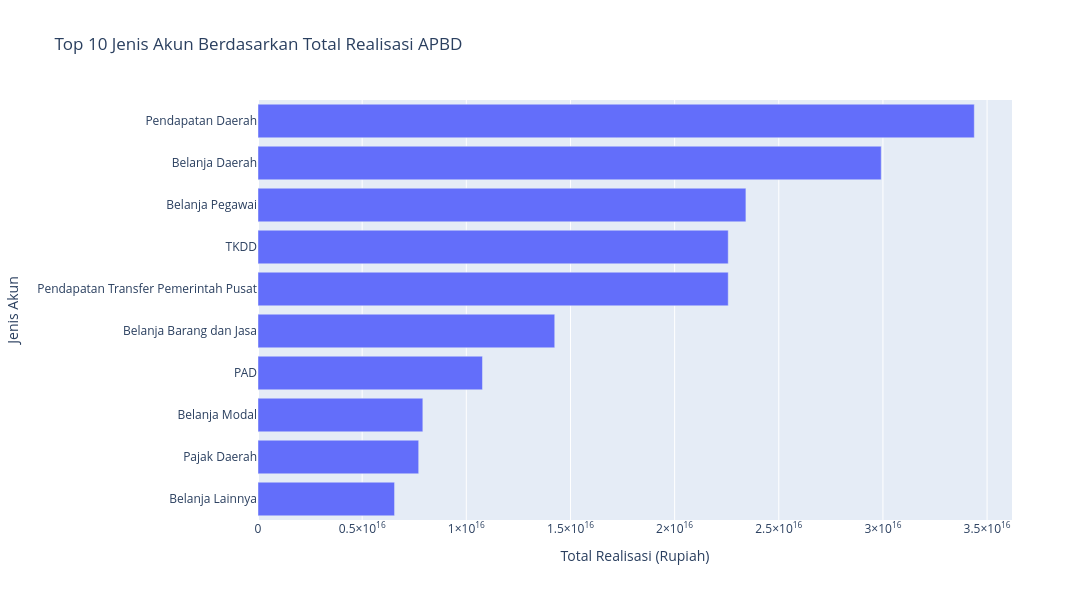

The notebook cell saved with this chart:
### Code cell
# Mengambil 10 akun dengan total realisasi terbesar
top10_akun = df_akun.head(10).sort(
    "total_realisasi"
)

fig = px.bar(
    top10_akun,
    x="total_realisasi",
    y="akun",
    orientation="h",
    title="Top 10 Jenis Akun Berdasarkan Total Realisasi APBD",
    labels={
        "akun": "Jenis Akun",
        "total_realisasi": "Total Realisasi (Rupiah)"
    }
)

fig.update_layout(
    width=1100,
    height=600,
    yaxis={"categoryorder": "total ascending"}
)

fig.show()

### Figure 1 — Plotly figure (JSON) as saved in the notebook; plotly's stock layout.template omitted (floating-point values rounded to 4 significant figures)
{"data": [{"hovertemplate": "Total Realisasi (Rupiah)=%{x}<br>Jenis Akun=%{y}<extra></extra>", "legendgroup": "", "marker": {"color": "#636efa", "pattern": {"shape": ""}}, "name": "", "orientation": "h", "showlegend": false, "textposition": "auto", "type": "bar", "x": [6555000000000000.0, 7714000000000000.0, 7913000000000000.0, 1.078e+16, 1.424e+16, 2.257e+16, 2.257e+16, 2.342e+16, 2.992e+16, 3.439e+16], "xaxis": "x", "y": ["Belanja Lainnya", "Pajak Daerah", "Belanja Modal", "PAD", "Belanja Barang dan Jasa", "Pendapatan Transfer Pemerintah Pusat", "TKDD", "Belanja Pegawai", "Belanja Daerah", "Pendapatan Daerah"], "yaxis": "y"}], "layout": {"barmode": "relative", "height": 600, "legend": {"tracegroupgap": 0}, "title": {"text": "Top 10 Jenis Akun Berdasarkan Total Realisasi APBD"}, "width": 1100, "xaxis": {"anchor": "y", "domain": [0, 1], "title": {"text": "Total Realisasi (Rupiah)"}}, "yaxis": {"anchor": "x", "categoryorder": "total ascending", "domain": [0, 1], "title": {"text": "Jenis Akun"}}}}
